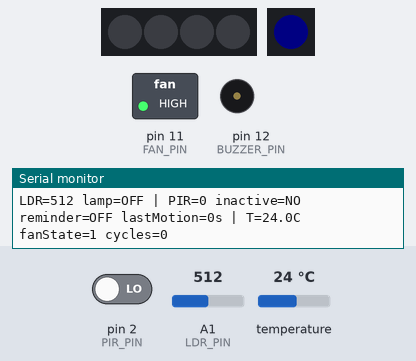
A sketch run on a simulated Arduino Uno, built with avr-gcc and run on an emulated ATmega328P. Parts: 4 RGB LEDs in strip order, left to right, 1 RGB LEDs in strip order, left to right, switched loads named in the sketch (green lamp = pin HIGH), buzzer (waves = sounding, pin HIGH), the last lines printed to the serial monitor. The inputs (shaded band) are chosen by the test bench; at power-on: A1 (LDR_PIN) = 512, pin 2 (PIR_PIN) LOW, temperature 24 °C. Dim RGB values are drawn brighter than linear.

Above: at 1.4 s.
1.5 s: A1 (LDR_PIN) set to 921
5.6 s: A1 (LDR_PIN) set to 956
At 6.28 s:
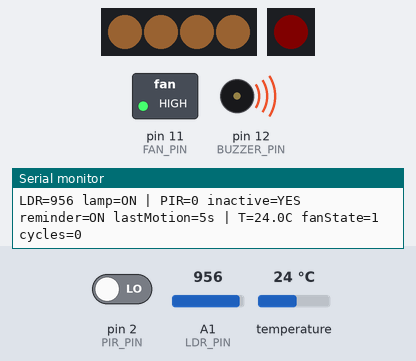
9.1 s: pin 2 (PIR_PIN) driven HIGH
At 9.16 s:
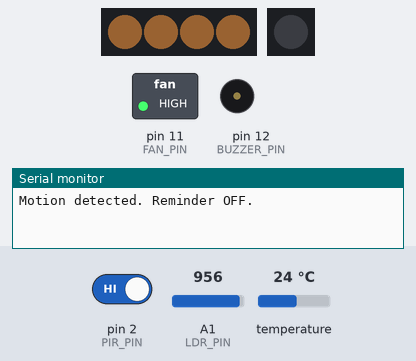
12.6 s: temperature set to 2 °C
At 13.75 s:
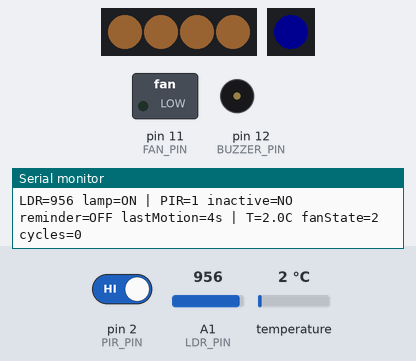
16.3 s: A1 (LDR_PIN) set to 930
At 19.2 s:
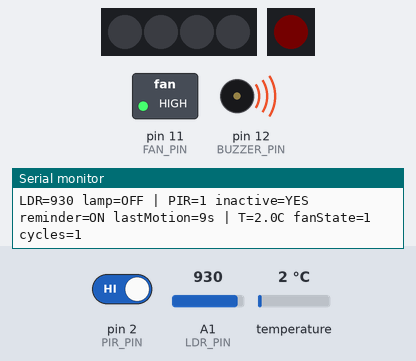
19.8 s: temperature set to 12 °C
Timing chart, 0 to 24.3 s (numbered marks = the images above; inputs shaded):
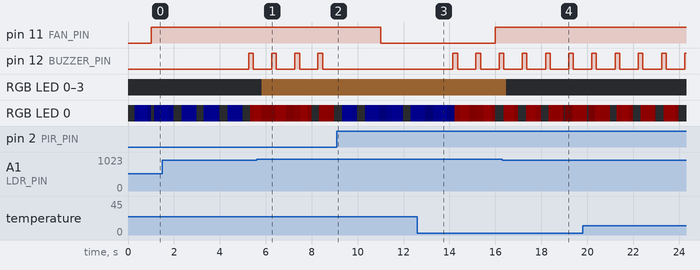

The sketch:

projectcore.ino
```cpp
#include <Adafruit_NeoPixel.h>
#include <Wire.h>
#include <Adafruit_BMP280.h>

// PINI
#define LDR_PIN         A1
#define PIR_PIN         2

#define LAMP_PIN        6
#define STATUS_PIN      5

#define BUZZER_PIN      12
#define FAN_PIN         11

#define LAMP_LEDS       4
#define STATUS_LEDS     1

Adafruit_NeoPixel lamp(LAMP_LEDS, LAMP_PIN, NEO_GRB + NEO_KHZ800);
Adafruit_NeoPixel statusLed(STATUS_LEDS, STATUS_PIN, NEO_GRB + NEO_KHZ800);

Adafruit_BMP280 bmp;       // I2C
bool bmpOk = false;

const unsigned long INACTIVITY_MS = 5000UL;

//buzzer
const unsigned long BEEP_ON_MS  = 200;
const unsigned long BEEP_OFF_MS = 800;
bool buzzerOn = false;
unsigned long nextBeepToggle = 0;

//timers
const unsigned long LIGHT_INTERVAL_MS  = 200;
const unsigned long MOTION_INTERVAL_MS = 50;
const unsigned long ANIM_INTERVAL_MS   = 20;
const unsigned long PRINT_INTERVAL_MS  = 500;

// TEMP/FAN
const float TEMP_THRESHOLD = 15.0f;
const unsigned long TEMP_INTERVAL_MS = 1000;

// Fan cycle: 10s ON, 5s OFF, repeat 3 times, then STOP
const unsigned long FAN_ON_MS  = 10000UL;
const unsigned long FAN_OFF_MS = 5000UL;
const int FAN_MAX_CYCLES = 3;

enum FanState { FAN_IDLE, FAN_ON, FAN_OFF, FAN_LOCKED };
FanState fanState = FAN_IDLE;
unsigned long fanStateStart = 0;
int fanCyclesDone = 0;
float tempC = -1000.0f;

unsigned long tLight=0, tMotion=0, tAnim=0, tPrint=0, tTemp=0;

//stare
int  ldrValue = 0;
bool lampOn = false;

bool pirState = false;
unsigned long lastMotionTime = 0;
bool inactive = false;

bool animActive = false;
unsigned long animStart = 0;

bool reminderActive = false;

void setup() {
  Serial.begin(9600);

  pinMode(PIR_PIN, INPUT);

  pinMode(BUZZER_PIN, OUTPUT);
  digitalWrite(BUZZER_PIN, LOW);

  pinMode(FAN_PIN, OUTPUT);
  digitalWrite(FAN_PIN, LOW);

  lamp.begin();
  lamp.clear();
  lamp.setBrightness(25);
  lamp.show();

  statusLed.begin();
  statusLed.clear();
  statusLed.setBrightness(40);
  statusLed.show();

  bmpOk = initBMP280_robust();
  if (bmpOk) Serial.println("BMP280 OK");
  else       Serial.println("BMP280 NOT FOUND (robust init failed)");

  lastMotionTime = millis();
  Serial.println("Start: LDR + PIR + buzzer + BMP280 + fan cycles");

  animActive = true;
  animStart = millis();
  reminderActive = false;

  statusLed.setPixelColor(0, statusLed.Color(0, 0, 40));
  statusLed.show();

}

void loop() {
  unsigned long now = millis();

  if (now - tLight >= LIGHT_INTERVAL_MS) {
    tLight = now;
    taskLight();
  }

  if (now - tMotion >= MOTION_INTERVAL_MS) {
    tMotion = now;
    taskMotion(now);
    taskInactivity(now);
  }

  if (now - tAnim >= ANIM_INTERVAL_MS) {
    tAnim = now;
    taskStatusLed(now);
    taskReminderBuzzer(now);

  }

  if (bmpOk && (now - tTemp >= TEMP_INTERVAL_MS)) {
    tTemp = now;
    taskTemperature();
  }

  taskFan(now);

  if (now - tPrint >= PRINT_INTERVAL_MS) {
    tPrint = now;
    printStatus(now);
  }
}

void taskReminderBuzzer(unsigned long now) {
  if (!reminderActive) return;

  if (now < nextBeepToggle) return;

  if (!buzzerOn) {
    buzzerOn = true;
    digitalWrite(BUZZER_PIN, HIGH);
    nextBeepToggle = now + BEEP_ON_MS;
  } else {
    buzzerOn = false;
    digitalWrite(BUZZER_PIN, LOW);
    nextBeepToggle = now + BEEP_OFF_MS;
  }
}


void taskStatusLed(unsigned long now) {
  unsigned long t = now % 1000UL;
  int level = (t < 500) ? (t / 4) : ((1000 - t) / 4);
  if (level < 0) level = 0;
  if (level > 125) level = 125;

  if (reminderActive) {
    // inactive -> red pulse
    statusLed.setPixelColor(0, statusLed.Color(level, 0, 0));
  } else {
    // active -> blue pulse
    statusLed.setPixelColor(0, statusLed.Color(0, 0, level));
  }
  statusLed.show();
}


bool initBMP280_robust() {
  Wire.begin();
  Wire.setClock(100000);     // 100kHz
  delay(200);                //

  for (int attempt = 1; attempt <= 5; attempt++) {
    Serial.print("BMP init attempt ");
    Serial.println(attempt);

    if (bmp.begin(0x76)) {
      bmp.setSampling(Adafruit_BMP280::MODE_NORMAL,
                      Adafruit_BMP280::SAMPLING_X2,
                      Adafruit_BMP280::SAMPLING_X16,
                      Adafruit_BMP280::FILTER_X16,
                      Adafruit_BMP280::STANDBY_MS_500);
      Serial.println("BMP found @0x76");
      return true;
    }

    delay(200);
  }
  return false;
}

//LAMPA (banda 4 LED-uri)
void taskLight() {
  ldrValue = analogRead(LDR_PIN);

  if (!lampOn && ldrValue >= 940) {
    lampOn = true;
    lampOnRender();
  }
  else if (lampOn && ldrValue <= 930) {
    lampOn = false;
    lampOffRender();
  }
}

void lampOnRender() {
  for (int i = 0; i < LAMP_LEDS; i++) {
    lamp.setPixelColor(i, lamp.Color(255, 160, 80));
  }
  lamp.show();
}

void lampOffRender() {
  lamp.clear();
  lamp.show();
}

// PIR
void taskMotion(unsigned long now) {
  bool v = (digitalRead(PIR_PIN) == HIGH);

  if (v && !pirState) {
    lastMotionTime = now;

    if (reminderActive) {
      reminderActive = false;
      stopBuzzer();
      Serial.println("Motion detected. Reminder OFF.");
    } else {
      Serial.println("MOTION!");
    }
  }

  pirState = v;
}

void taskInactivity(unsigned long now) {
  bool newInactive = (now - lastMotionTime >= INACTIVITY_MS);

  if (newInactive != inactive) {
    inactive = newInactive;

    if (inactive) {
      reminderActive = true;
      Serial.println("Time to take a break and move");

      buzzerOn = false;
      nextBeepToggle = now;
    } else {
      reminderActive = false;
      stopBuzzer();
      Serial.println("Active again");
    }
  }
}

void taskStatusAnimation(unsigned long now) {
  if (!animActive) return;

  unsigned long t = (now - animStart) % 1000UL;
  int level = (t < 500) ? (t / 4) : ((1000 - t) / 4);
  if (level < 0) level = 0;
  if (level > 125) level = 125;

  statusLed.setPixelColor(0, statusLed.Color(0, 0, level));
  statusLed.show();
}

void taskReminder(unsigned long now) {
  if (!reminderActive) return;

  unsigned long t = now % 1000UL;
  int level = (t < 500) ? (t / 4) : ((1000 - t) / 4);
  if (level > 125) level = 125;
  statusLed.setPixelColor(0, statusLed.Color(level, 0, 0));
  statusLed.show();

  if (now < nextBeepToggle) return;

  if (!buzzerOn) {
    buzzerOn = true;
    digitalWrite(BUZZER_PIN, HIGH);
    nextBeepToggle = now + BEEP_ON_MS;
  } else {
    buzzerOn = false;
    digitalWrite(BUZZER_PIN, LOW);
    nextBeepToggle = now + BEEP_OFF_MS;
  }
}

void stopBuzzer() {
  buzzerOn = false;
  digitalWrite(BUZZER_PIN, LOW);
}

//TEMP
void taskTemperature() {
  tempC = bmp.readTemperature();
}

// FAN: 10s ON, 5s OFF, x3, apoi STOP
void taskFan(unsigned long now) {
  if (!bmpOk) return;

  if (fanState == FAN_LOCKED) {
    digitalWrite(FAN_PIN, LOW);
    return;
  }

  if (fanState == FAN_IDLE) {
    digitalWrite(FAN_PIN, LOW);

    if (tempC > TEMP_THRESHOLD) {
      fanState = FAN_ON;
      fanStateStart = now;
      digitalWrite(FAN_PIN, HIGH);
      Serial.println("Fan cycle START (10s ON / 5s OFF) x3");
    }
    return;
  }

  if (fanState == FAN_ON) {
    if (now - fanStateStart >= FAN_ON_MS) {
      fanState = FAN_OFF;
      fanStateStart = now;
      digitalWrite(FAN_PIN, LOW);
    }
    return;
  }

  if (fanState == FAN_OFF) {
    if (now - fanStateStart >= FAN_OFF_MS) {
      fanCyclesDone++;

      Serial.print("Fan cycle completed: ");
      Serial.print(fanCyclesDone);
      Serial.print("/");
      Serial.println(FAN_MAX_CYCLES);

      if (fanCyclesDone >= FAN_MAX_CYCLES) {
        fanState = FAN_LOCKED;
        digitalWrite(FAN_PIN, LOW);
        Serial.println("Fan STOPPED permanently (3 cycles done).");
      } else {
        fanState = FAN_ON;
        fanStateStart = now;
        digitalWrite(FAN_PIN, HIGH);
      }
    }
    return;
  }
}

void printStatus(unsigned long now) {
  Serial.print("LDR=");
  Serial.print(ldrValue);
  Serial.print(" lamp=");
  Serial.print(lampOn ? "ON" : "OFF");

  Serial.print(" | PIR=");
  Serial.print(pirState ? 1 : 0);

  Serial.print(" inactive=");
  Serial.print(inactive ? "YES" : "NO");

  Serial.print(" reminder=");
  Serial.print(reminderActive ? "ON" : "OFF");

  Serial.print(" lastMotion=");
  Serial.print((now - lastMotionTime)/1000);
  Serial.print("s");

  Serial.print(" | T=");
  Serial.print(tempC, 1);
  Serial.print("C fanState=");
  Serial.print((int)fanState);
  Serial.print(" cycles=");
  Serial.print(fanCyclesDone);

  Serial.println();
}
```

Measured:
- the behaviour switches between 939 and 940 on A1 (LDR_PIN) (found by bisection; images 0 and 1)
- after the input at 9.1 s, pin 12 (BUZZER_PIN): stops changing and stays LOW
